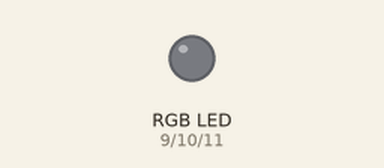
Simulated run of this sketch. Board: Arduino Uno, built with avr-gcc and run on an emulated ATmega328P. On the bench: an RGB LED mixed from three pins (HIGH = lit).

Above: at 0.05 s.
At 1.0 s:
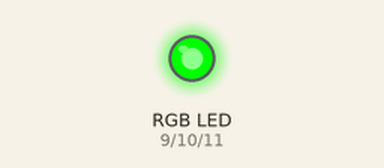
Timing chart, 0 to 3.0 s (numbered marks = the images above):
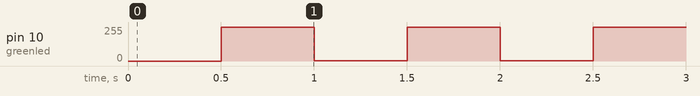

The sketch:

sketch_jun13b.ino
```cpp
int redled=9;
int greenled=10;
int blueled=11;

void setup() {
  // put your setup code here, to run once:
  pinMode(redled,OUTPUT);
  pinMode(greenled,OUTPUT);
  pinMode(blueled,OUTPUT);
}

void loop() {
  // put your main code here, to run repeated:
  analogWrite(redled,0);
  analogWrite(blueled,0);
    for(int j=0;j<=255;j++)
    {
       analogWrite(greenled,j);
       delay(500);
       analogWrite(greenled,255);
       delay(500);
    }

}
```

Measured:
- by itself, pin 10 (greenled): ramps from 1/255 to 255/255 and jumps back, once every 1.0 s
